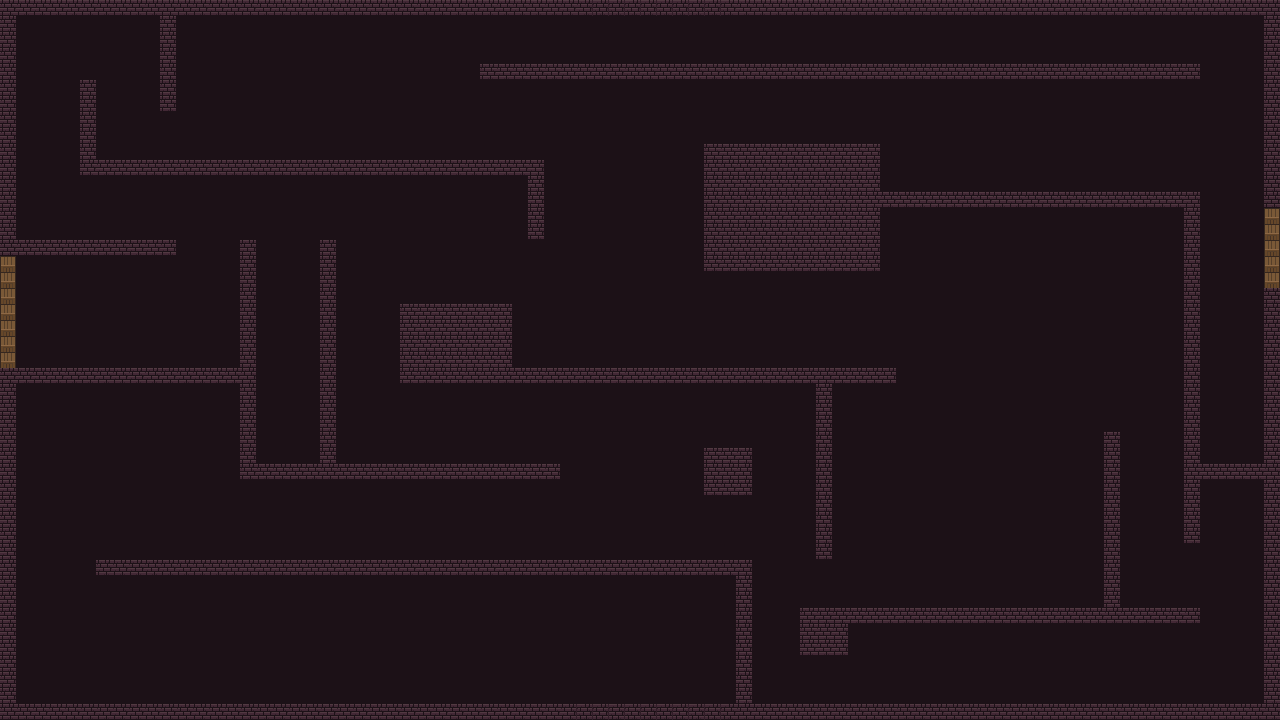

Rendered tile map (Tiled .tmx) drawn with the repository's tilesets; below, a short description and the map source with its tile grids summarised:
An orthogonal 80x45 tile map with 16x16 px tiles, 2 tile layers (Tile Layer 1, Tile Layer 2), 3 tilesets and 31 objects (29x wall, 2x door).

<map version="1.2" tiledversion="1.3.0" orientation="orthogonal" renderorder="right-down" compressionlevel="0" width="80" height="45" tilewidth="16" tileheight="16" infinite="0" nextlayerid="13" nextobjectid="124">
 <tileset firstgid="1" name="Wall" tilewidth="16" tileheight="16" tilecount="1020" columns="20">
  <image source="Wall.png" width="320" height="816" />
 </tileset>
 <tileset firstgid="1021" name="Floor" tilewidth="16" tileheight="16" tilecount="819" columns="21">
  <image source="Floor.png" width="336" height="624" />
 </tileset>
 <tileset firstgid="1840" name="DungeonSet" tilewidth="16" tileheight="16" tilecount="256" columns="16">
  <image source="0x72_16x16DungeonTileset.v3.png" width="256" height="256" />
 </tileset>
 <layer id="7" name="Tile Layer 1" width="80" height="45">
  <data>[3600 cells, 3600 non-empty, 1 distinct tile ids]</data>
 </layer>
 <layer id="12" name="Tile Layer 2" width="80" height="45">
  <data>[3600 cells, 710 non-empty, 3 distinct tile ids]</data>
 </layer>
 <objectgroup id="2" name="Object Layer 1">
  <object id="90" type="wall" x="0" y="0" width="16" height="256" />
  <object id="91" type="wall" x="16" y="240" width="160" height="16" />
  <object id="92" type="wall" x="0" y="368" width="240" height="16" />
  <object id="93" type="wall" x="0" y="384" width="16" height="336" />
  <object id="94" type="wall" x="240" y="240" width="16" height="240" />
  <object id="97" type="wall" x="256" y="464" width="304" height="16" />
  <object id="98" type="wall" x="320" y="240" width="16" height="224" />
  <object id="99" type="wall" x="400" y="304" width="112" height="80" />
  <object id="100" type="wall" x="512" y="368" width="384" height="16" />
  <object id="101" type="wall" x="816" y="384" width="16" height="176" />
  <object id="102" type="wall" x="704" y="448" width="48" height="48" />
  <object id="103" type="wall" x="1104" y="432" width="16" height="176" />
  <object id="104" type="wall" x="848" y="608" width="352" height="16" />
  <object id="105" type="wall" x="800" y="608" width="48" height="48" />
  <object id="106" type="wall" x="880" y="192" width="320" height="16" />
  <object id="107" type="wall" x="1184" y="208" width="16" height="336" />
  <object id="108" type="wall" x="1200" y="464" width="64" height="16" />
  <object id="109" type="wall" x="1264" y="288" width="16" height="432" />
  <object id="110" type="wall" x="16" y="704" width="1248" height="16" />
  <object id="111" type="wall" x="96" y="560" width="656" height="16" />
  <object id="112" type="wall" x="736" y="576" width="16" height="128" />
  <object id="113" type="wall" x="1264" y="0" width="16" height="208" />
  <object id="114" type="wall" x="16" y="0" width="1248" height="16" />
  <object id="115" type="wall" x="160" y="16" width="16" height="96" />
  <object id="116" type="wall" x="80" y="80" width="16" height="96" />
  <object id="118" type="wall" x="96" y="160" width="448" height="16" />
  <object id="119" type="wall" x="528" y="176" width="16" height="64" />
  <object id="120" type="wall" x="704" y="144" width="176" height="128" />
  <object id="121" type="wall" x="480" y="64" width="720" height="16" />
  <object id="122" type="door" x="0" y="256" width="16" height="112">
   <properties>
    <property name="side" value="left" />
   </properties>
  </object>
  <object id="123" type="door" x="1264" y="208" width="16" height="80">
   <properties>
    <property name="side" value="right" />
   </properties>
  </object>
 </objectgroup>
</map>
